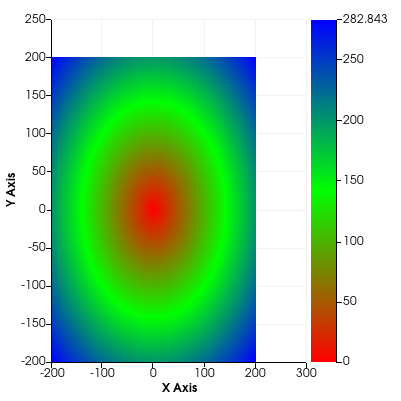

Reproduce this figure in Python.
#!/usr/bin/env python
# Demonstrate a 2D histogram chart colored by magnitude of a vector array.

import math

import vtkmodules.vtkInteractionStyle  # noqa: F401
import vtkmodules.vtkRenderingContextOpenGL2  # noqa: F401
import vtkmodules.vtkRenderingOpenGL2  # noqa: F401

from vtkmodules.vtkChartsCore import vtkChartHistogram2D, vtkPlotHistogram2D
from vtkmodules.vtkCommonCore import vtkDoubleArray
from vtkmodules.vtkCommonDataModel import vtkImageData
from vtkmodules.vtkRenderingContext2D import vtkContextActor
from vtkmodules.vtkRenderingCore import (
    vtkColorTransferFunction,
    vtkRenderWindow,
    vtkRenderWindowInteractor,
    vtkRenderer,
)

EXTENT = 200
SIZE = 2 * EXTENT + 1
ARRAY_NAME = "swirl"

# Create image data.
data = vtkImageData()
data.SetExtent(-EXTENT, EXTENT, -EXTENT, EXTENT, 0, 0)

nb_points = data.GetNumberOfPoints()
dims = data.GetDimensions()

# Compute swirl array.
array = vtkDoubleArray()
array.SetName(ARRAY_NAME)
array.SetNumberOfComponents(3)
array.SetNumberOfTuples(nb_points)
for i in range(nb_points):
    ijk = [0, 0, 0]
    ijk[0] = i % dims[0]
    ijk[1] = (i // dims[0]) % dims[1]
    ijk[2] = i // (dims[0] * dims[1])
    array.SetTuple3(i, ijk[0] - EXTENT, ijk[1] - EXTENT, ijk[2])

data.GetPointData().AddArray(array)

# Set up the chart.
chart = vtkChartHistogram2D()
chart.SetInputData(data)

plot = vtkPlotHistogram2D.SafeDownCast(chart.GetPlot(0))
plot.SetArrayName(ARRAY_NAME)

# Set a transfer function for coloring by magnitude.
value_max = math.sqrt(2.0) * EXTENT
half_value_max = value_max / 2.0

transfer_function = vtkColorTransferFunction()
transfer_function.AddRGBSegment(0, 1.0, 0.0, 0.0, half_value_max, 0.0, 1.0, 0.0)
transfer_function.AddRGBSegment(half_value_max, 0.0, 1.0, 0.0, value_max, 0.0, 0.0, 1.0)
transfer_function.Build()
transfer_function.SetVectorModeToMagnitude()

chart.SetTransferFunction(transfer_function)
chart.RecalculateBounds()

# Context actor and scene wiring.
context_actor = vtkContextActor()
context_actor.GetScene().AddItem(chart)

# Renderer
renderer = vtkRenderer()
renderer.SetBackground(1.0, 1.0, 1.0)
context_actor.GetScene().SetRenderer(renderer)
renderer.AddActor(context_actor)

# Window
render_window = vtkRenderWindow()
render_window.SetSize(SIZE, SIZE)
render_window.SetMultiSamples(0)
render_window.AddRenderer(renderer)
render_window.SetWindowName("histogram2d magnitude")

# Interactor
interactor = vtkRenderWindowInteractor()
interactor.SetRenderWindow(render_window)

interactor.Initialize()
interactor.Start()
